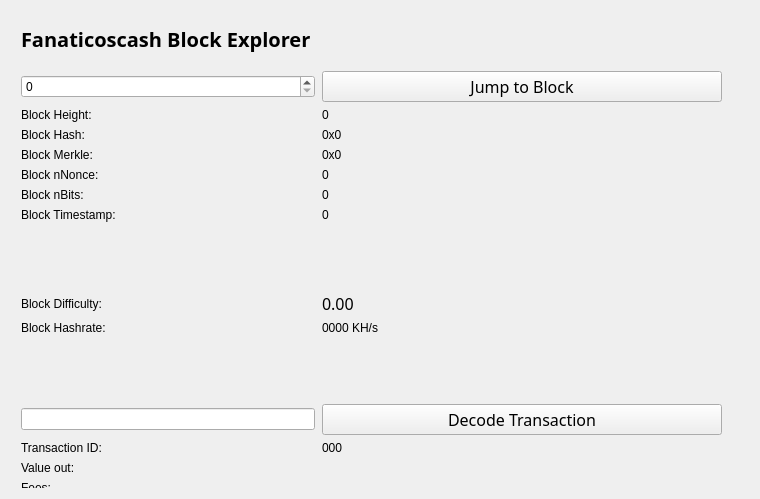
<?xml version="1.0" encoding="UTF-8"?>
<ui version="4.0">
 <class>BlockBrowser</class>
 <widget class="QWidget" name="BlockBrowser">
  <property name="windowModality">
   <enum>Qt::NonModal</enum>
  </property>
  <property name="enabled">
   <bool>true</bool>
  </property>
  <property name="geometry">
   <rect>
    <x>0</x>
    <y>0</y>
    <width>760</width>
    <height>499</height>
   </rect>
  </property>
  <property name="sizePolicy">
   <sizepolicy hsizetype="Preferred" vsizetype="Preferred">
    <horstretch>0</horstretch>
    <verstretch>0</verstretch>
   </sizepolicy>
  </property>
  <property name="minimumSize">
   <size>
    <width>0</width>
    <height>0</height>
   </size>
  </property>
  <property name="acceptDrops">
   <bool>false</bool>
  </property>
  <property name="windowTitle">
   <string>Form</string>
  </property>
  <property name="styleSheet">
   <string notr="true">font: 75 12pt &quot;Century Gothic&quot;;</string>
  </property>
  <layout class="QGridLayout">
   <property name="sizeConstraint">
    <enum>QLayout::SetMaximumSize</enum>
   </property>
   <property name="leftMargin">
    <number>21</number>
   </property>
   <property name="topMargin">
    <number>21</number>
   </property>
   <property name="rightMargin">
    <number>10</number>
   </property>
   <item row="1" column="0">
    <widget class="QWidget" name="widget" native="true">
     <widget class="QWidget" name="layoutWidget">
      <property name="geometry">
       <rect>
        <x>0</x>
        <y>0</y>
        <width>699</width>
        <height>37</height>
       </rect>
      </property>
      <layout class="QHBoxLayout" name="horizontalLayout_4">
       <property name="spacing">
        <number>7</number>
       </property>
       <item>
        <widget class="QLabel" name="label_5">
         <property name="font">
          <font>
           <family>Century Gothic</family>
           <pointsize>12</pointsize>
           <weight>9</weight>
           <italic>false</italic>
           <bold>false</bold>
          </font>
         </property>
         <property name="text">
          <string>&lt;html&gt;&lt;head/&gt;&lt;body&gt;&lt;p&gt;&lt;span style=&quot; font-size:20px; font-weight:600; color:#000000;&quot;&gt;Fanaticoscash Block Explorer &lt;/span&gt;&lt;/p&gt;&lt;/body&gt;&lt;/html&gt;</string>
         </property>
        </widget>
       </item>
       <item>
        <spacer name="horizontalSpacer_2">
         <property name="orientation">
          <enum>Qt::Horizontal</enum>
         </property>
         <property name="sizeHint" stdset="0">
          <size>
           <width>40</width>
           <height>20</height>
          </size>
         </property>
        </spacer>
       </item>
      </layout>
     </widget>
     <widget class="QWidget" name="layoutWidget_2">
      <property name="geometry">
       <rect>
        <x>0</x>
        <y>50</y>
        <width>701</width>
        <height>528</height>
       </rect>
      </property>
      <layout class="QGridLayout" name="gridLayout_3" rowstretch="0,0,0,0,0,0,0,0,0,0,0,0,0,0,0,0,0,0,0,0" columnstretch="0,0">
       <property name="sizeConstraint">
        <enum>QLayout::SetDefaultConstraint</enum>
       </property>
       <property name="horizontalSpacing">
        <number>7</number>
       </property>
       <item row="13" column="1">
        <widget class="QPushButton" name="txButton">
         <property name="font">
          <font>
           <family>Century Gothic</family>
           <pointsize>12</pointsize>
           <weight>9</weight>
           <italic>false</italic>
           <bold>false</bold>
          </font>
         </property>
         <property name="styleSheet">
          <string notr="true">font: 75 12pt &quot;Century Gothic&quot;;</string>
         </property>
         <property name="text">
          <string>Decode Transaction</string>
         </property>
         <property name="autoDefault">
          <bool>true</bool>
         </property>
        </widget>
       </item>
       <item row="18" column="1">
        <widget class="QLabel" name="inputBox">
         <property name="styleSheet">
          <string notr="true">font: 10pt &quot;Arial Narrow&quot;;</string>
         </property>
         <property name="text">
          <string/>
         </property>
         <property name="alignment">
          <set>Qt::AlignLeading|Qt::AlignLeft|Qt::AlignTop</set>
         </property>
        </widget>
       </item>
       <item row="18" column="0">
        <widget class="QLabel" name="inputLabel">
         <property name="text">
          <string>Inputs:</string>
         </property>
         <property name="alignment">
          <set>Qt::AlignLeading|Qt::AlignLeft|Qt::AlignTop</set>
         </property>
        </widget>
       </item>
       <item row="11" column="1">
        <widget class="QLabel" name="pawBox">
         <property name="styleSheet">
          <string notr="true">font: 75 12pt &quot;Century Gothic&quot;;</string>
         </property>
         <property name="text">
          <string>0000 KH/s</string>
         </property>
        </widget>
       </item>
       <item row="19" column="0">
        <spacer name="verticalSpacer">
         <property name="orientation">
          <enum>Qt::Vertical</enum>
         </property>
         <property name="sizeHint" stdset="0">
          <size>
           <width>20</width>
           <height>40</height>
          </size>
         </property>
        </spacer>
       </item>
       <item row="10" column="1">
        <widget class="QLabel" name="hardBox">
         <property name="font">
          <font>
           <family>Century Gothic</family>
           <pointsize>12</pointsize>
           <weight>9</weight>
           <italic>false</italic>
           <bold>false</bold>
          </font>
         </property>
         <property name="styleSheet">
          <string notr="true">font: 75 12pt &quot;Century Gothic&quot;;</string>
         </property>
         <property name="text">
          <string>0.00</string>
         </property>
        </widget>
       </item>
       <item row="14" column="0">
        <widget class="QLabel" name="txLabel">
         <property name="text">
          <string>Transaction ID:</string>
         </property>
        </widget>
       </item>
       <item row="14" column="1">
        <widget class="QLabel" name="txID">
         <property name="styleSheet">
          <string notr="true">font: 75 10pt &quot;Century Gothic&quot;;</string>
         </property>
         <property name="text">
          <string>000</string>
         </property>
        </widget>
       </item>
       <item row="15" column="0">
        <widget class="QLabel" name="valueLabel">
         <property name="text">
          <string>Value out:</string>
         </property>
        </widget>
       </item>
       <item row="1" column="0">
        <widget class="QSpinBox" name="heightBox">
         <property name="sizePolicy">
          <sizepolicy hsizetype="Preferred" vsizetype="Fixed">
           <horstretch>0</horstretch>
           <verstretch>0</verstretch>
          </sizepolicy>
         </property>
         <property name="styleSheet">
          <string notr="true">font: 75 12pt &quot;Century Gothic&quot;;</string>
         </property>
         <property name="maximum">
          <number>99999999</number>
         </property>
        </widget>
       </item>
       <item row="10" column="0">
        <widget class="QLabel" name="hardLabel">
         <property name="text">
          <string>Block Difficulty:</string>
         </property>
        </widget>
       </item>
       <item row="15" column="1">
        <widget class="QLabel" name="valueBox">
         <property name="styleSheet">
          <string notr="true">font: 75 10pt &quot;Century Gothic&quot;;</string>
         </property>
         <property name="text">
          <string/>
         </property>
        </widget>
       </item>
       <item row="3" column="0">
        <widget class="QLabel" name="heightLabel_2">
         <property name="text">
          <string>Block Height:</string>
         </property>
        </widget>
       </item>
       <item row="8" column="1">
        <widget class="QLabel" name="timeBox">
         <property name="styleSheet">
          <string notr="true">font: 75 10pt &quot;Century Gothic&quot;;</string>
         </property>
         <property name="text">
          <string>0</string>
         </property>
        </widget>
       </item>
       <item row="5" column="0">
        <widget class="QLabel" name="merkleLabel">
         <property name="text">
          <string>Block Merkle:</string>
         </property>
        </widget>
       </item>
       <item row="16" column="1">
        <widget class="QLabel" name="feesBox">
         <property name="styleSheet">
          <string notr="true">font: 10pt &quot;Arial Narrow&quot;;</string>
         </property>
         <property name="text">
          <string/>
         </property>
        </widget>
       </item>
       <item row="11" column="0">
        <widget class="QLabel" name="pawLabel">
         <property name="text">
          <string>Block Hashrate:</string>
         </property>
        </widget>
       </item>
       <item row="4" column="0">
        <widget class="QLabel" name="hashLabel">
         <property name="text">
          <string>Block Hash:</string>
         </property>
        </widget>
       </item>
       <item row="3" column="1">
        <widget class="QLabel" name="heightLabel">
         <property name="cursor">
          <cursorShape>IBeamCursor</cursorShape>
         </property>
         <property name="mouseTracking">
          <bool>false</bool>
         </property>
         <property name="acceptDrops">
          <bool>true</bool>
         </property>
         <property name="styleSheet">
          <string notr="true">font: 75 10pt &quot;Century Gothic&quot;;</string>
         </property>
         <property name="frameShape">
          <enum>QFrame::NoFrame</enum>
         </property>
         <property name="text">
          <string>0</string>
         </property>
         <property name="textInteractionFlags">
          <set>Qt::LinksAccessibleByMouse|Qt::TextSelectableByMouse</set>
         </property>
        </widget>
       </item>
       <item row="7" column="0">
        <widget class="QLabel" name="bitsLabel">
         <property name="text">
          <string>Block nBits:</string>
         </property>
        </widget>
       </item>
       <item row="16" column="0">
        <widget class="QLabel" name="feesLabel">
         <property name="text">
          <string>Fees:</string>
         </property>
        </widget>
       </item>
       <item row="17" column="0">
        <widget class="QLabel" name="outputLabel">
         <property name="text">
          <string>Outputs:</string>
         </property>
         <property name="alignment">
          <set>Qt::AlignLeading|Qt::AlignLeft|Qt::AlignTop</set>
         </property>
        </widget>
       </item>
       <item row="7" column="1">
        <widget class="QLabel" name="bitsBox">
         <property name="styleSheet">
          <string notr="true">font: 75 10pt &quot;Century Gothic&quot;;</string>
         </property>
         <property name="text">
          <string>0</string>
         </property>
        </widget>
       </item>
       <item row="5" column="1">
        <widget class="QLabel" name="merkleBox">
         <property name="minimumSize">
          <size>
           <width>187</width>
           <height>0</height>
          </size>
         </property>
         <property name="styleSheet">
          <string notr="true">font: 75 10pt &quot;Century Gothic&quot;;</string>
         </property>
         <property name="text">
          <string>0x0</string>
         </property>
         <property name="textInteractionFlags">
          <set>Qt::LinksAccessibleByMouse|Qt::TextSelectableByMouse</set>
         </property>
        </widget>
       </item>
       <item row="6" column="1">
        <widget class="QLabel" name="nonceBox">
         <property name="styleSheet">
          <string notr="true">font: 75 10pt &quot;Century Gothic&quot;;</string>
         </property>
         <property name="text">
          <string>0</string>
         </property>
         <property name="textInteractionFlags">
          <set>Qt::LinksAccessibleByMouse|Qt::TextSelectableByMouse</set>
         </property>
        </widget>
       </item>
       <item row="17" column="1">
        <widget class="QLabel" name="outputBox">
         <property name="styleSheet">
          <string notr="true">font: 10pt &quot;Arial Narrow&quot;;</string>
         </property>
         <property name="text">
          <string/>
         </property>
         <property name="alignment">
          <set>Qt::AlignLeading|Qt::AlignLeft|Qt::AlignTop</set>
         </property>
        </widget>
       </item>
       <item row="6" column="0">
        <widget class="QLabel" name="nonceLabel">
         <property name="text">
          <string>Block nNonce:</string>
         </property>
        </widget>
       </item>
       <item row="8" column="0">
        <widget class="QLabel" name="timeLabel">
         <property name="text">
          <string>Block Timestamp:</string>
         </property>
        </widget>
       </item>
       <item row="4" column="1">
        <widget class="QLabel" name="hashBox">
         <property name="enabled">
          <bool>true</bool>
         </property>
         <property name="sizePolicy">
          <sizepolicy hsizetype="Preferred" vsizetype="Preferred">
           <horstretch>0</horstretch>
           <verstretch>0</verstretch>
          </sizepolicy>
         </property>
         <property name="minimumSize">
          <size>
           <width>0</width>
           <height>0</height>
          </size>
         </property>
         <property name="styleSheet">
          <string notr="true">font: 75 10pt &quot;Century Gothic&quot;;</string>
         </property>
         <property name="text">
          <string>0x0</string>
         </property>
         <property name="textInteractionFlags">
          <set>Qt::LinksAccessibleByMouse|Qt::TextSelectableByMouse</set>
         </property>
        </widget>
       </item>
       <item row="13" column="0">
        <widget class="QLineEdit" name="txBox">
         <property name="sizePolicy">
          <sizepolicy hsizetype="Preferred" vsizetype="Fixed">
           <horstretch>0</horstretch>
           <verstretch>0</verstretch>
          </sizepolicy>
         </property>
         <property name="styleSheet">
          <string notr="true">font: 75 12pt &quot;Century Gothic&quot;;</string>
         </property>
         <property name="inputMask">
          <string comment="Transaction id" extracomment="Transaction id"/>
         </property>
         <property name="placeholderText">
          <string comment="Transaction ID" extracomment="Transaction ID"/>
         </property>
        </widget>
       </item>
       <item row="12" column="0">
        <spacer name="verticalSpacer_2">
         <property name="orientation">
          <enum>Qt::Vertical</enum>
         </property>
         <property name="sizeHint" stdset="0">
          <size>
           <width>20</width>
           <height>40</height>
          </size>
         </property>
        </spacer>
       </item>
       <item row="1" column="1">
        <widget class="QPushButton" name="blockButton">
         <property name="minimumSize">
          <size>
           <width>400</width>
           <height>0</height>
          </size>
         </property>
         <property name="maximumSize">
          <size>
           <width>16777215</width>
           <height>16777215</height>
          </size>
         </property>
         <property name="font">
          <font>
           <family>Century Gothic</family>
           <pointsize>12</pointsize>
           <weight>9</weight>
           <italic>false</italic>
           <bold>false</bold>
          </font>
         </property>
         <property name="styleSheet">
          <string notr="true">font: 75 12pt &quot;Century Gothic&quot;;</string>
         </property>
         <property name="text">
          <string>Jump to Block</string>
         </property>
         <property name="autoDefault">
          <bool>true</bool>
         </property>
         <property name="flat">
          <bool>false</bool>
         </property>
        </widget>
       </item>
       <item row="9" column="0">
        <spacer name="verticalSpacer_3">
         <property name="orientation">
          <enum>Qt::Vertical</enum>
         </property>
         <property name="sizeHint" stdset="0">
          <size>
           <width>20</width>
           <height>40</height>
          </size>
         </property>
        </spacer>
       </item>
       <item row="9" column="1">
        <spacer name="verticalSpacer_4">
         <property name="orientation">
          <enum>Qt::Vertical</enum>
         </property>
         <property name="sizeHint" stdset="0">
          <size>
           <width>20</width>
           <height>40</height>
          </size>
         </property>
        </spacer>
       </item>
      </layout>
     </widget>
    </widget>
   </item>
  </layout>
 </widget>
 <resources/>
 <connections/>
</ui>
